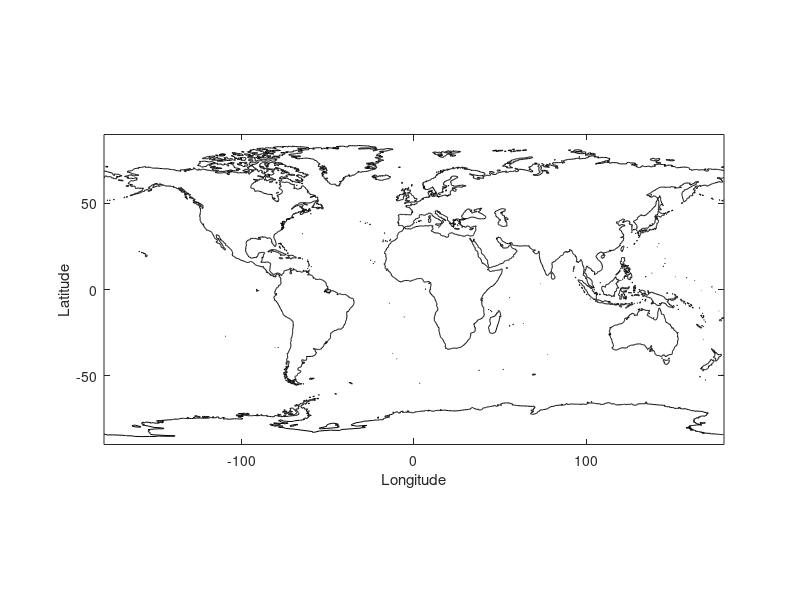

Here is the MATLAB script that generated this plot:
function c = plotcoast(varargin);
% PLOTCOAST - Plots coastline.
%
%    C = PLOTCOAST plots global coastlines and returns graphics
%    handles to coastline plot.
%
% 11 May 2011 By D. Hasterok (SIO)

C = [0 0 0];
lon0 = -180;

opt = 1;
if nargin > 0
    while opt < nargin
        switch lower(varargin{opt})
            case 'color'
                C = varargin{opt+1};
                opt = opt + 2;
            case 'lon0'
                lon0 = varargin{opt+1};
                opt = opt + 2;
            otherwise
                error('Unknown option.');
        end
    end
end

hold on;

load('coast.mat');
if lon0 == -180
    c = plot(clon,clat,'-','Color',C,'LineWidth',0.24);
else
    if lon0 < -180
        ind = clon > 360 + lon0;
        clon(ind) = clon(ind) - 360;
    else
        ind = clon < lon0;
        clon(ind) = clon(ind) + 360;
    end
    c = 1;
    for i = 1:length(ind)-1
        if (ind(i) == 1 & ind(i+1) == 0) || (ind(i) == 0 & ind(i+1) == 1)
            clon2([c:c+1],1) = [clon(i); NaN];
            clat2([c:c+1],1) = [clat(i); NaN];
            c = c + 2;
        else
            clon2(c,1) = clon(i);
            clat2(c,1) = clat(i);
            c = c + 1;
        end
    end
    c = plot(clon2,clat2,'-','Color',C,'LineWidth',0.24);
end


xlabel('Longitude');
ylabel('Latitude');

set(gca,'Box','on');
axis equal;
axis([lon0 lon0+360 -90 90]);

return
